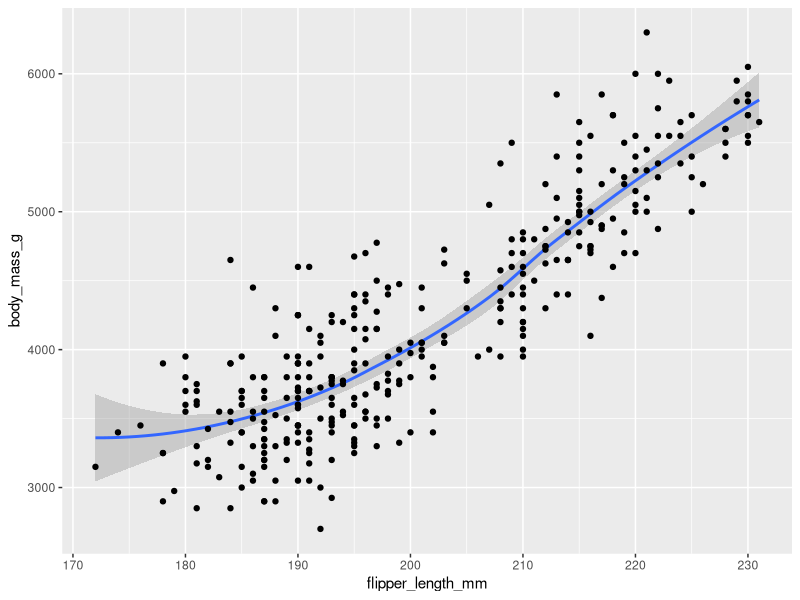
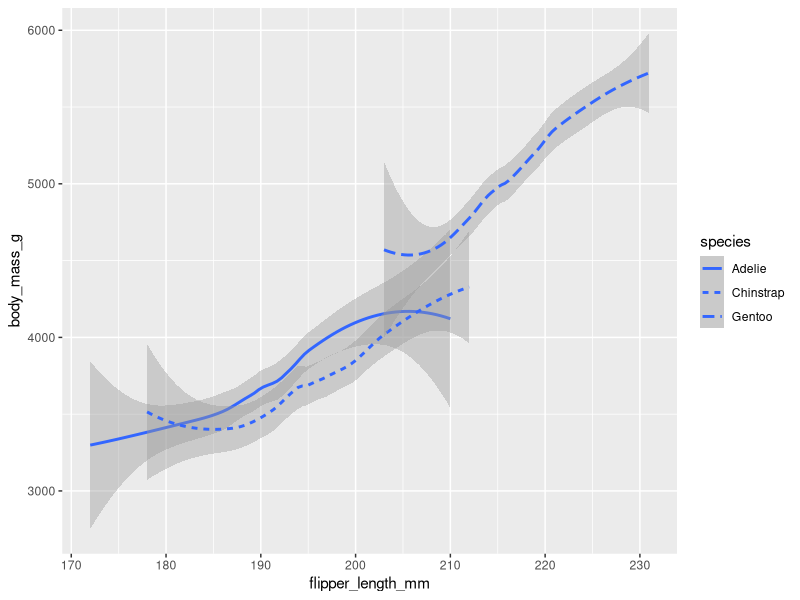
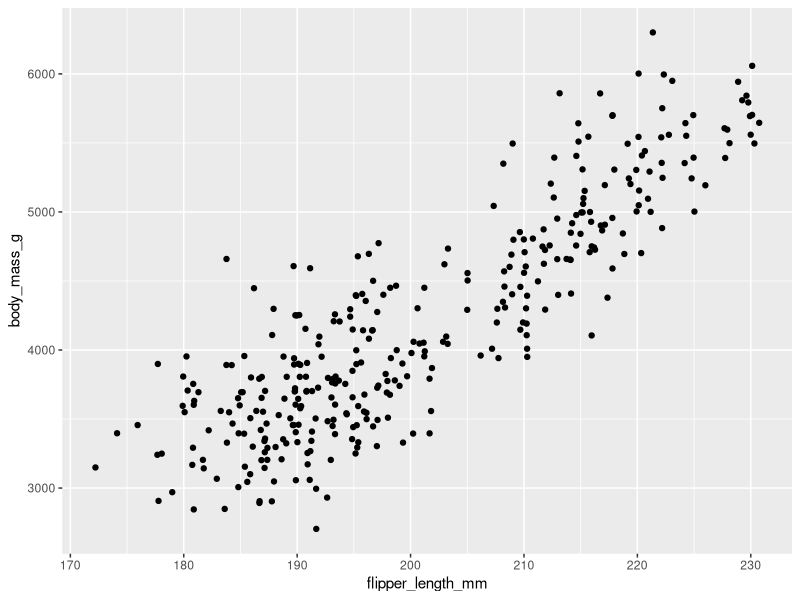
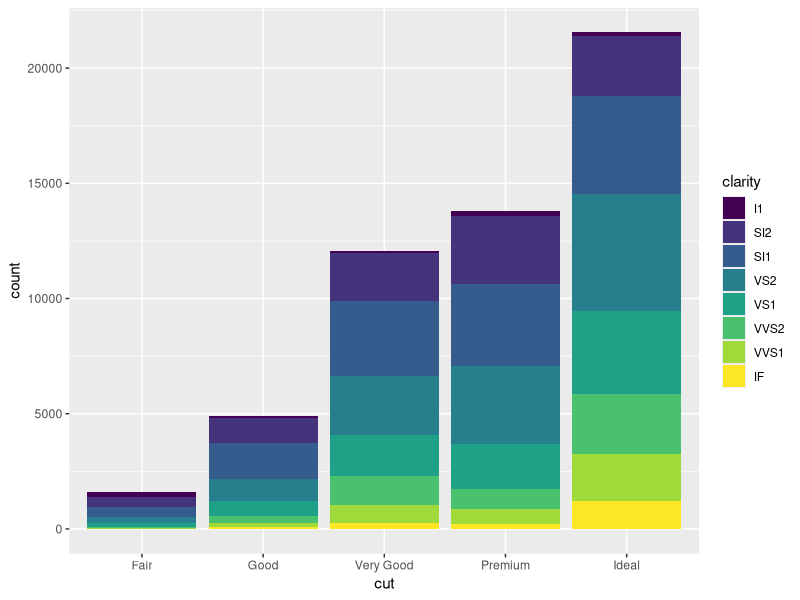

The R source for these figures, in order:
library(tidyverse)
library(palmerpenguins)

ggplot(data = penguins) +
  geom_smooth(mapping = aes(x =flipper_length_mm,y=body_mass_g)) +
  geom_point(mapping = aes(x=flipper_length_mm, y = body_mass_g))

ggplot(data = penguins) +
  geom_smooth(mapping = aes(x =flipper_length_mm,y=body_mass_g, linetype = species))

ggplot(data = penguins) +
  geom_jitter(mapping = aes(x =flipper_length_mm,y=body_mass_g))

ggplot(data=diamonds) +
  geom_bar(mapping = aes(x=cut,fill=clarity))
